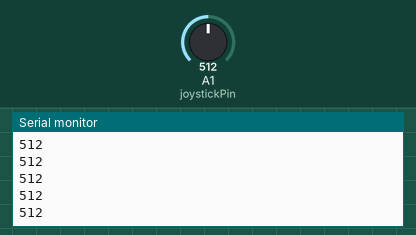
Recording of a sketch running on a simulated Arduino Uno, built with avr-gcc and run on an emulated ATmega328P. Parts: the last lines printed to the serial monitor. Inputs (shaded band) come from the test bench; at power-on: A1 (joystickPin) = 512.

Above: at 1.2 s.
1.3 s: A1 (joystickPin) set to 716
At 2.0 s:
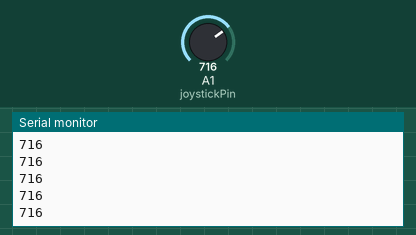
2.8 s: A1 (joystickPin) set to 900
At 3.8 s:
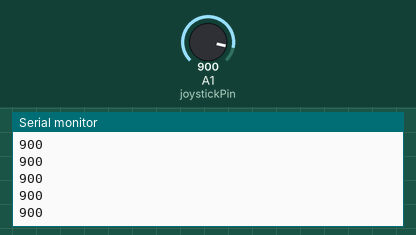
Timing chart, 0 to 5.8 s (numbered marks = the images above; inputs shaded):
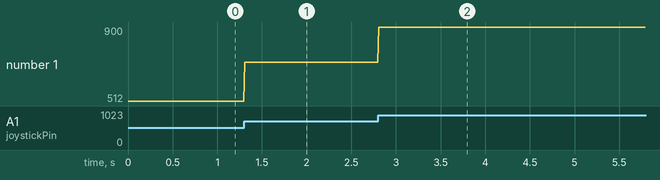

The sketch:

joystick_throttle.ino
```cpp
// Reads the vertical axis of an HW-504 joystick module and streams it over serial.
// Wiring: VRy -> A1, +5V -> 5V, GND -> GND
// Output: one value per line, 0-1023 (~517 at rest), about 100 lines per second.

const int joystickPin = A1;  // Connect VRy here (vertical axis of HW-504)
int joyValue = 0;

void setup() {
  Serial.begin(9600);
}

void loop() {
  joyValue = analogRead(joystickPin);  // Value from 0 to 1023
  Serial.println(joyValue);
  delay(10);  // Reduce lag, but don't overload serial
}
```

Measured:
- after the input at 1.3 s, the serial monitor: prints a new line at once (image 1)
- after the input at 2.8 s, the serial monitor: prints a new line at once (image 2)
- plotted number 1: 512 → 716 after the input at 1.3 s, 716 → 900 after the input at 2.8 s
